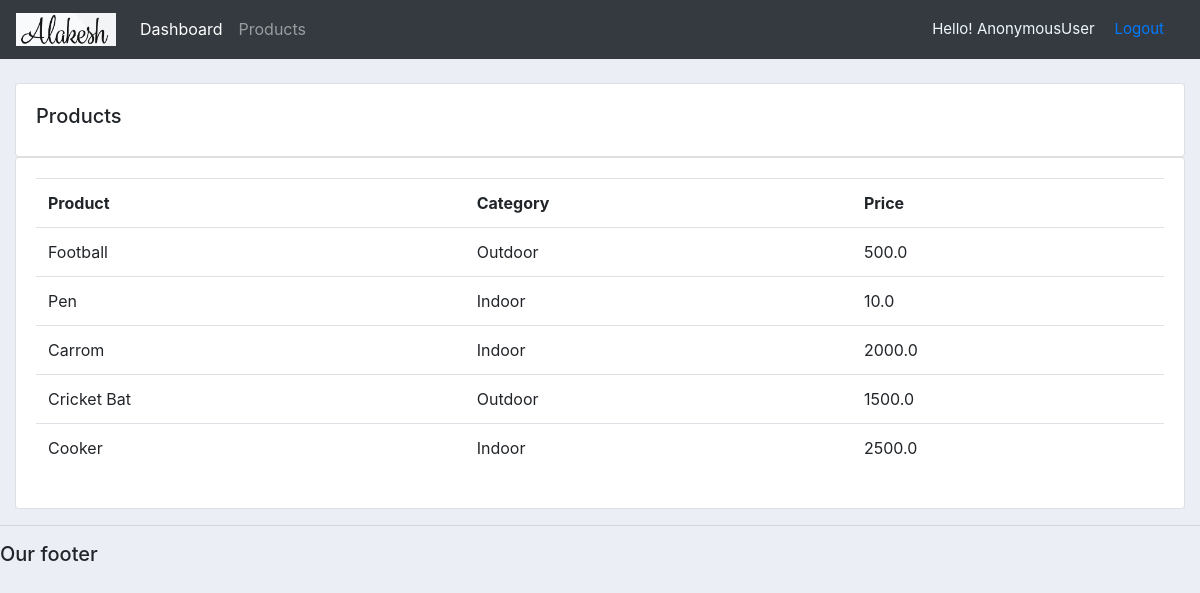
Screenshot of /products/ with the database file from the repository.
### accounts/models.py (models this page shows, shortened)
class products(models.Model):
    CATEGORY=(
        ('Indoor','Indoor'),
        ('Outdoor','Outdoor')
    )
    name=models.CharField(max_length=200, null=True)
    price=models.FloatField()
    category=models.CharField(max_length=200, null=True, choices=CATEGORY)
    description=models.CharField(max_length=200, null=True)
    date_created=models.DateTimeField(auto_now_add=True, null=True)

### accounts/views.py (the view)
# urls.py: path('products/', views.Products, name='products'),
def Products(request):
    prod_data= products.objects.all()
    return render(request, 'accounts/products.html',{'prod_data': prod_data})

### accounts/templates/accounts/products.html
{%  extends 'accounts/main.html' %}
{% block content %}
		<br>
		<div class="row">
			<div class="col-md">
				<div class="card card-body">
					<h5>Products</h5>
				</div>
				<div class="card card-body">
					<table class="table">
						<tr>
							<th>Product</th>
							<th>Category</th>
							<th>Price</th>
						</tr>
						{% for product in prod_data %}
							<tr>
								<td>{{product.name}}</td>
								<td>{{product.category}}</td>
								<td>{{product.price}}</td>
							</tr>
						{% endfor %}
					</table>
				</div>
			</div>
		</div>
{% endblock content %}

### static/css/style.css (style rules this page uses)
body { background-color: #ebeff5; }

### rows the page displays
products: name "Football", category "Outdoor", price "500.0"
products: name "Pen", category "Indoor", price "10.0"
products: name "Carrom", category "Indoor", price "2000.0"
products: name "Cricket Bat", category "Outdoor", price "1500.0"
products: name "Cooker", category "Indoor", price "2500.0"

### other values shown
{{ request.user }} "AnonymousUser"
